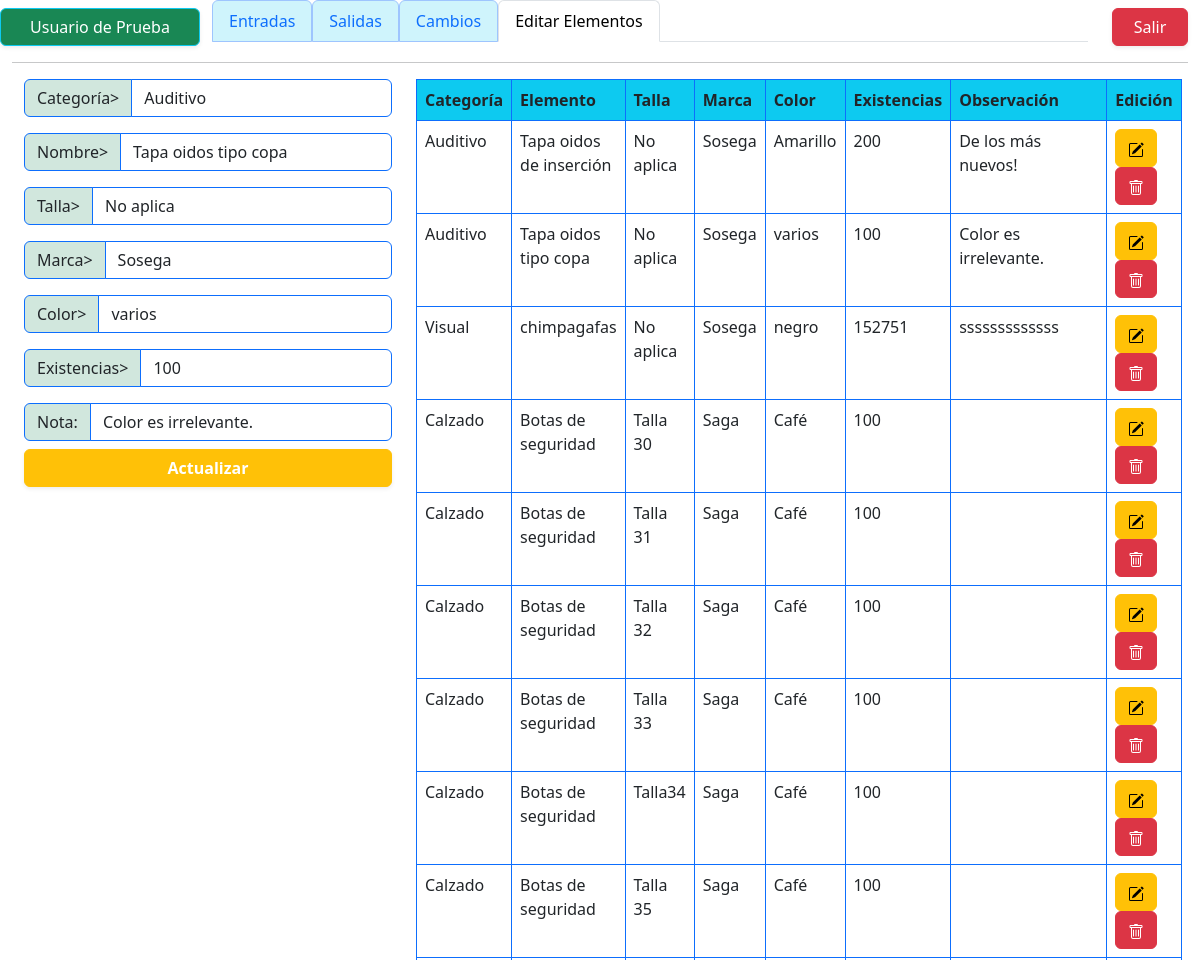
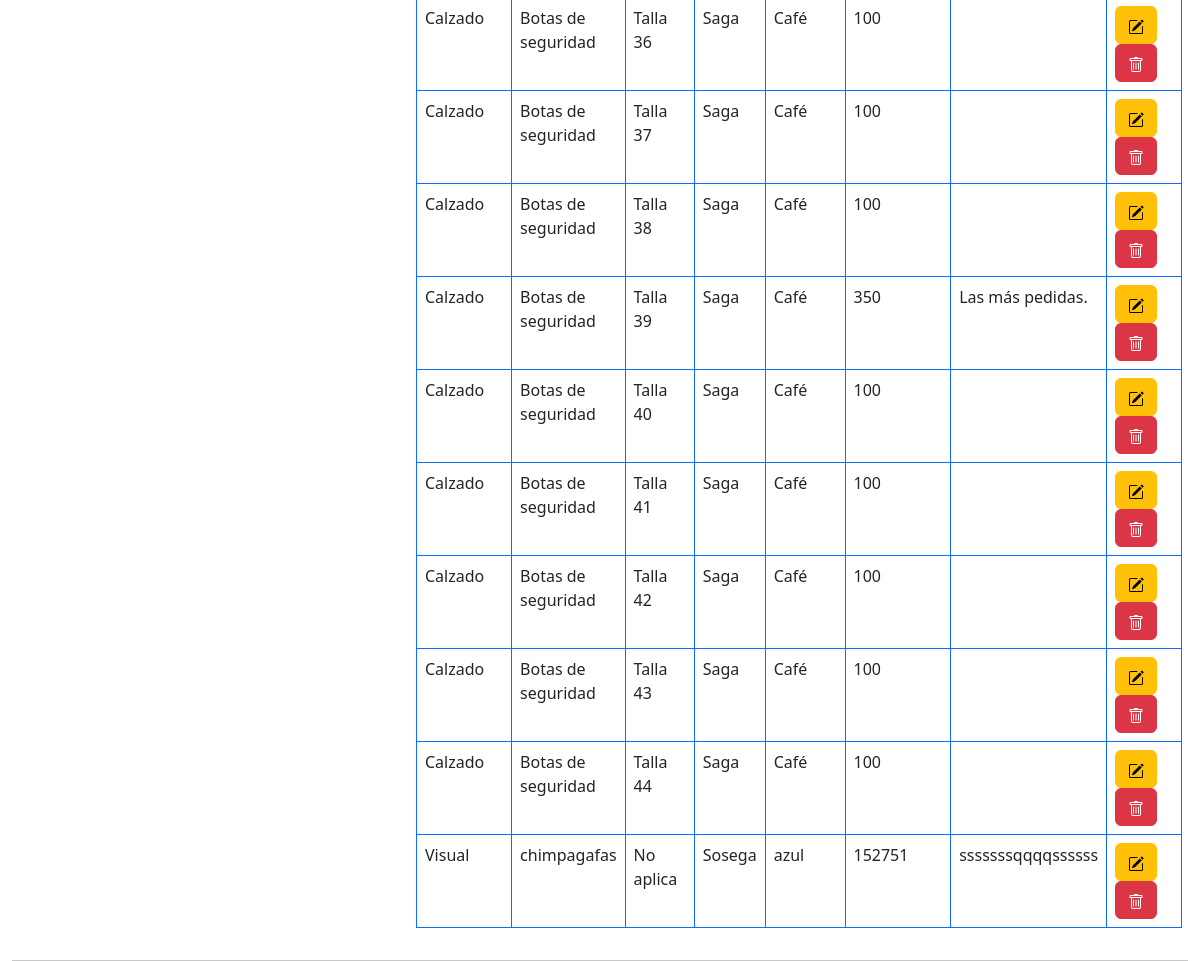
/views/modificarElementos.php?id=2 (signed in), run on the app's committed database (2 pictures, top to bottom).
### tables this page shows
CREATE TABLE `elementos` (
  `idElemento` int(11) NOT NULL,
  `fkCategoria` int(11) NOT NULL,
  `fkTalla` int(10) NOT NULL,
  `elemento` varchar(50) NOT NULL,
  `marca` varchar(50) NOT NULL,
  `color` varchar(10) NOT NULL,
  `existencias` int(10) NOT NULL,
  `observacion` varchar(500) NOT NULL
);

CREATE TABLE `categorias` (
  `idCategoria` int(11) NOT NULL,
  `nombreCat` varchar(15) NOT NULL
);

CREATE TABLE `tallas` (
  `idTalla` int(11) NOT NULL,
  `tallas` varchar(10) NOT NULL
);

### views/modificarElementos.php (the view, shortened to what this page needs)
<?php
	include ("../controllers/dbConection.php");
	$id= $_GET['id'];
	$sql= $conexion->query("SELECT * FROM elementos as e, categorias as c, tallas as t where e.fkCategoria=c.idCategoria AND e.fkTalla=t.idTalla AND idElemento= '$id'");
?>
<!DOCTYPE html>
<html lang="es">
<head>
  <link rel="stylesheet" href="../csss/bootstrap/css/bootstrap.min.css">
</head>
<body class="vh-100">
  <div class="container-fluid">
    <div class="row">
      <div class="col-2 btn border-info bg-success text-white mt-2 shadow-sm ">
        <?php
          echo $_SESSION["nombre"]
        ?>
      </div>
      <div class="col-9">
		    <ul class="nav nav-tabs">
          <li class="nav-item">
            <a class="nav-link nav-link border-primary-subtle bg-info-subtle" aria-current="page" href="entradas.php">Entradas</a>
          </li>
          <li class="nav-item">
            <a class="nav-link nav-link border-primary-subtle bg-info-subtle" href="salidas.php">Salidas</a>
          </li>
          <li class="nav-item">
            <a class="nav-link nav-link border-primary-subtle bg-info-subtle" href="cambios.php">Cambios</a>
          </li>
          <li class="nav-item">
            <p class="nav-link active">Editar Elementos</p>
          </li>
        </ul>
    	</div>
      <div class="col-1">
        <button class="btn btn-danger w-100 mt-2 shadow-sm "><a class="text-decoration-none text-white"
          href="../controllers/logout.php">Salir</a>
        </button>
      </div>
    </div>
    <hr>
  <div class="container-fluid">
	<div class="row">
    <div class="col-4">
      <form action="" method="post">
        <?php
        while($elmData= $sql->fetch_object()) { ?>
          <div class="input-group mb-3">
			      <span class="input-group-text bg-success-subtle border-primary" id="">Categoría></span>
			      <input select class="inputCat pe-5 form-control border-primary" id="inputCat" name="inputCat" value="<?= $elmData->nombreCat?>">
		      </div>
          <div class="input-group mb-3">
			      <span class="input-group-text bg-success-subtle border-primary" id="">Nombre></span>
			      <input select class="inputName pe-5 form-control border-primary" id="inputName" name="inputName" value="<?= $elmData->elemento?>">
		      </div>
          <div class="input-group mb-3">
			      <span class="input-group-text bg-success-subtle border-primary">Talla></span>
			      <input type="text" class="inputTalla form-control border-primary " id="inputTalla" name="inputTalla" value="<?= $elmData->tallas?>">
		      </div>
		      <div class="input-group mb-3">
			      <span class="input-group-text bg-success-subtle border-primary">Marca></span>
			      <input type="text" class="inputMarca form-control border-primary" id="inputMarca" name="inputMarca" value="<?= $elmData->marca?>">
		      </div>
          <div class="input-group mb-3">
			      <span class="input-group-text bg-success-subtle border-primary" id="">Color></span>
			      <input select class="inputColor pe-5 form-control border-primary" id="inputColor" name="inputColor" value="<?= $elmData->color?>">
		      </div>
          <div class="input-group mb-3">
			      <span class="input-group-text bg-success-subtle border-primary" id="">Existencias></span>
			      <input select class="inputExists pe-5 form-control border-primary" id="inputExists" name="inputExists" value="<?= $elmData->existencias?>">
		      </div>
		      <div class="input-group">
			      <span class="input-group-text bg-success-subtle border-primary">Nota:</span>
			      <input class="inputNota form-control form-control border-primary" id="inputNota" name="inputNota" value="<?= $elmData->observacion?>">
		      </div>
		      <div>
		        <input class="btn btn-warning text-white w-100 mt-2 fw-semibold shadow-sm mb-1"
		        name="btnUpd" type="submit" value="Actualizar">
          </div>
    <?php }
    ?>
  </form>
  </div>
	<div class="col-8">
		<table class="table table-bordered border-primary">
			<thead class="bg-info">
				<tr>
					<th scope="col">Categoría</th>
					<th scope="col">Elemento</th>
					<th scope="col">Talla</th>
					<th scope="col">Marca</th>
					<th scope="col">Color</th>
					<th scope="col">Existencias</th>
					<th scope="col">Observación</th>
					<th scope="col">Edición</th>
				</tr>
			</thead>
<tbody>
	<?php
		$sqlElm= $conexion->query("SELECT * FROM elementos as e, categorias as c, tallas as t where e.fkCategoria=c.idCategoria AND e.fkTalla=t.idTalla");
		while($tableData= $sqlElm->fetch_object()) {
			?>
			<tr>
				<td><?= $tableData->nombreCat?></td>
				<td><?= $tableData->elemento?></td>
				<td><?= $tableData->tallas?></td>
				<td><?= $tableData->marca?></td>
				<td><?= $tableData->color?></td>
				<td><?= $tableData->existencias?></td>
				<td><?= $tableData->observacion?></td>
				<td>
				<a class="btn btn-small btn-warning" name="btnEdit" href="modificarElementos.php?id=<?= $tableData->idElemento?>">
				</a>
				<a class="btn btn-small btn-danger" name="btnDelete" href="">
				</a>
				</td>
			</tr>
						<?php } ?>
					</tbody>
				</table>
			</div>
		</div>
	</div>
      </div>
</body>
</html>

### data on the page
elementos: inputCat "Auditivo", inputName "Tapa oidos tipo copa", inputTalla "No aplica", inputMarca "Sosega", inputColor "varios", inputExists "100", inputNota "Color es irrelevante.", fkCategoria.nombreCat "Auditivo", elemento "Tapa oidos tipo copa", fkTalla.tallas "No aplica", marca "Sosega", color "varios", existencias "100", observacion "Color es irrelevante."
elementos: fkCategoria.nombreCat "Auditivo", elemento "Tapa oidos de inserción", fkTalla.tallas "No aplica", marca "Sosega", color "Amarillo", existencias "200", observacion "De los más nuevos!"
elementos: fkCategoria.nombreCat "Visual", elemento "chimpagafas", fkTalla.tallas "No aplica", marca "Sosega", color "negro", existencias "152751", observacion "sssssssssssss"
elementos: fkCategoria.nombreCat "Calzado", elemento "Botas de seguridad", fkTalla.tallas "Talla 30", marca "Saga", color "Café", existencias "100"
elementos: fkCategoria.nombreCat "Calzado", elemento "Botas de seguridad", fkTalla.tallas "Talla 31", marca "Saga", color "Café", existencias "100"
elementos: fkCategoria.nombreCat "Calzado", elemento "Botas de seguridad", fkTalla.tallas "Talla 32", marca "Saga", color "Café", existencias "100"
elementos: fkCategoria.nombreCat "Calzado", elemento "Botas de seguridad", fkTalla.tallas "Talla 33", marca "Saga", color "Café", existencias "100"
elementos: fkCategoria.nombreCat "Calzado", elemento "Botas de seguridad", fkTalla.tallas "Talla34", marca "Saga", color "Café", existencias "100"
elementos: fkCategoria.nombreCat "Calzado", elemento "Botas de seguridad", fkTalla.tallas "Talla 35", marca "Saga", color "Café", existencias "100"
elementos: fkCategoria.nombreCat "Calzado", elemento "Botas de seguridad", fkTalla.tallas "Talla 36", marca "Saga", color "Café", existencias "100"
elementos: fkCategoria.nombreCat "Calzado", elemento "Botas de seguridad", fkTalla.tallas "Talla 37", marca "Saga", color "Café", existencias "100"
elementos: fkCategoria.nombreCat "Calzado", elemento "Botas de seguridad", fkTalla.tallas "Talla 38", marca "Saga", color "Café", existencias "100"
elementos: fkCategoria.nombreCat "Calzado", elemento "Botas de seguridad", fkTalla.tallas "Talla 39", marca "Saga", color "Café", existencias "350", observacion "Las más pedidas."
elementos: fkCategoria.nombreCat "Calzado", elemento "Botas de seguridad", fkTalla.tallas "Talla 40", marca "Saga", color "Café", existencias "100"
elementos: fkCategoria.nombreCat "Calzado", elemento "Botas de seguridad", fkTalla.tallas "Talla 41", marca "Saga", color "Café", existencias "100"
elementos: fkCategoria.nombreCat "Calzado", elemento "Botas de seguridad", fkTalla.tallas "Talla 42", marca "Saga", color "Café", existencias "100"
elementos: fkCategoria.nombreCat "Calzado", elemento "Botas de seguridad", fkTalla.tallas "Talla 43", marca "Saga", color "Café", existencias "100"
elementos: fkCategoria.nombreCat "Calzado", elemento "Botas de seguridad", fkTalla.tallas "Talla 44", marca "Saga", color "Café", existencias "100"
elementos: fkCategoria.nombreCat "Visual", elemento "chimpagafas", fkTalla.tallas "No aplica", marca "Sosega", color "azul", existencias "152751", observacion "sssssssqqqqssssss"

### other printed values
$_SESSION["nombre"] "Usuario de Prueba"
